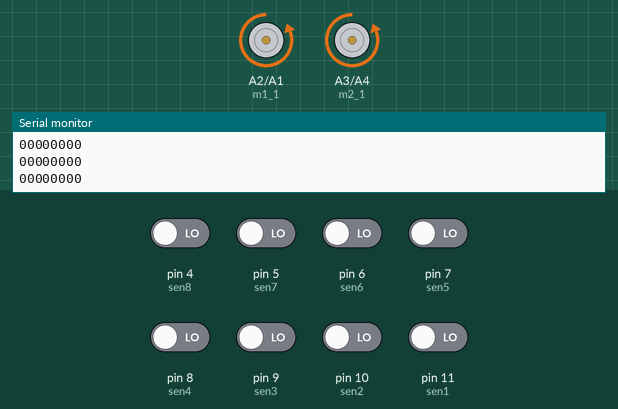
Bench run of a sketch on a simulated Arduino Uno, built with avr-gcc and run on an emulated ATmega328P. Parts: motor-driver pin pairs drawn as motors (green arrow = first pin HIGH = forward, orange = second pin HIGH = backward, longer = more drive, scaled by the enable pin), the last lines printed to the serial monitor. The inputs (shaded band) are chosen by the test bench; at power-on: pin 4 (sen8), pin 5 (sen7), pin 6 (sen6), pin 7 (sen5), pin 8 (sen4), pin 9 (sen3), pin 10 (sen2), pin 11 (sen1) LOW.

Above: at 1.2 s.
1.3 s: pin 4 (sen8) driven HIGH
At 1.6 s:
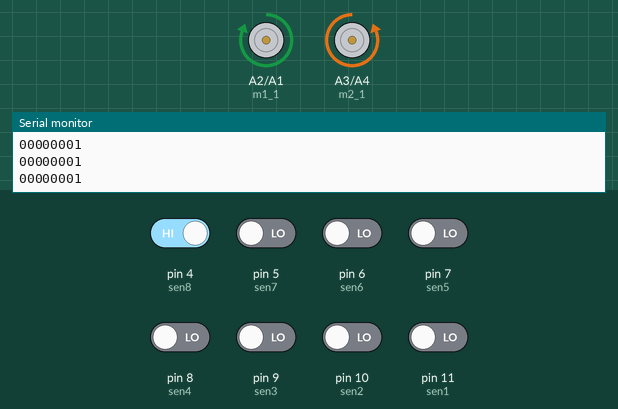
2.8 s: pin 4 (sen8) driven LOW
At 3.8 s:
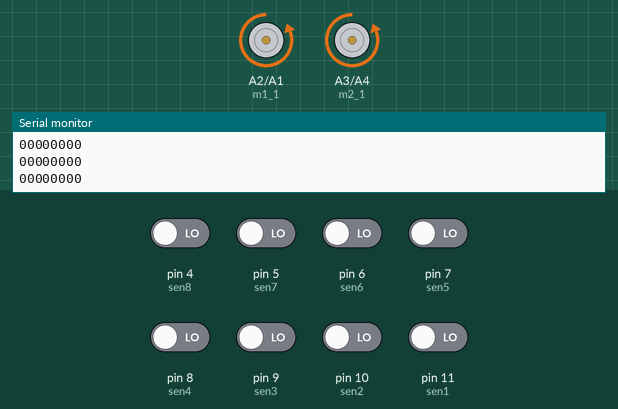
4.3 s: pin 8 (sen4) driven HIGH
At 4.9 s:
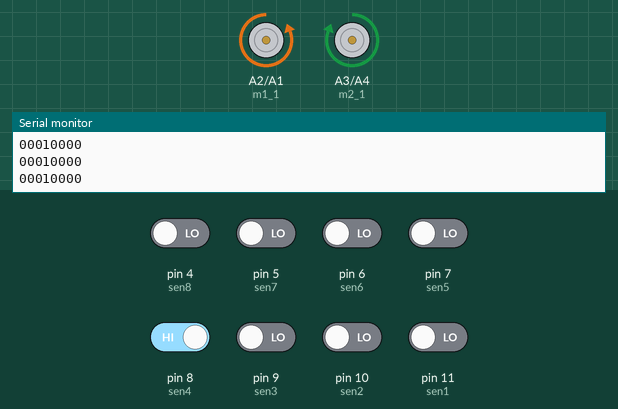
5.8 s: pin 8 (sen4) driven LOW
At 7.1 s:
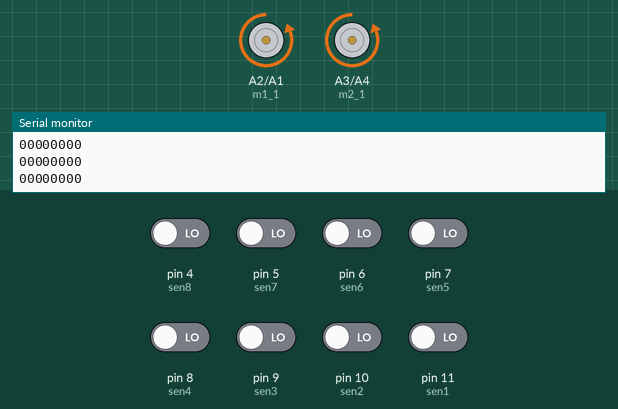
Timing chart, 0 to 8.3 s (numbered marks = the images above; inputs shaded):
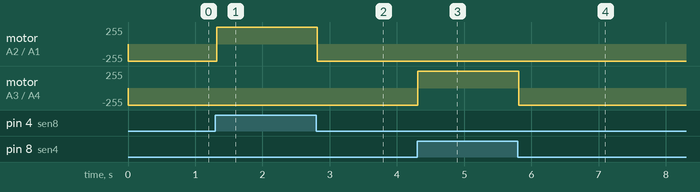

The sketch:

line.ino
```cpp
#define sen1 11
#define sen2 10
#define sen3 9
#define sen4 8
#define sen5 7
#define sen6 6
#define sen7 5
#define sen8 4
#define en1 A0
#define en2 A5
#define m1_1 A2
#define m1_2 A1
#define m2_1 A3
#define m2_2 A4


void setup() {
pinMode(sen1,INPUT);
pinMode(sen2,INPUT);
pinMode(sen3,INPUT);
pinMode(sen4,INPUT);
pinMode(sen5,INPUT);
pinMode(sen6,INPUT);
pinMode(sen7,INPUT);
pinMode(sen8,INPUT);
pinMode(en1,OUTPUT);
pinMode(en2,OUTPUT);
pinMode(m1_1,OUTPUT);
pinMode(m1_2,OUTPUT);
pinMode(m2_1,OUTPUT);
pinMode(m2_2,OUTPUT);
digitalWrite(en1,HIGH);
digitalWrite(en2,HIGH);
Serial.begin(9600);

}

void loop() {
 int sensor_value1,sensor_value2,sensor_value3,sensor_value4,sensor_value5,sensor_value6,sensor_value7,sensor_value8;
 sensor_value1=digitalRead(sen1);
 sensor_value2=digitalRead(sen2);
 sensor_value3=digitalRead(sen3);
 sensor_value4=digitalRead(sen4);
 sensor_value5=digitalRead(sen5);
 sensor_value6=digitalRead(sen6);
 sensor_value7=digitalRead(sen7);
 sensor_value8=digitalRead(sen8);
 Serial.print(sensor_value1);
 Serial.print(sensor_value2);
 Serial.print(sensor_value3);
 Serial.print(sensor_value4);
 Serial.print(sensor_value5);
 Serial.print(sensor_value6);
 Serial.print(sensor_value7);
 Serial.print(sensor_value8);
 Serial.print("\n");
 int leftsum,rightsum;
 rightsum=sensor_value1+sensor_value2+sensor_value3+sensor_value4;
 leftsum=sensor_value5+sensor_value6+sensor_value7+sensor_value8;

 if(leftsum==rightsum && leftsum+rightsum!=8)
 {
   digitalWrite(m1_1,LOW);
   digitalWrite(m1_2,HIGH);
   digitalWrite(m2_1,LOW);
   digitalWrite(m2_2,HIGH);

 }

  else if(leftsum>rightsum)
 {
   digitalWrite(m1_1,HIGH);
   digitalWrite(m1_2,LOW);
   digitalWrite(m2_1,LOW);
   digitalWrite(m2_2,HIGH);

 }

  else if(rightsum>leftsum)
 {
   digitalWrite(m1_1,LOW);
   digitalWrite(m1_2,HIGH);
   digitalWrite(m2_1,HIGH);
   digitalWrite(m2_2,LOW);

 }

  else
 {
   digitalWrite(m1_1,LOW);
   digitalWrite(m1_2,LOW);
   digitalWrite(m2_1,LOW);
   digitalWrite(m2_2,LOW);

 }


}
```

Measured:
- after the input at 1.3 s, motor on A2 (m1_1) / A1 (m1_2): backward 255/255 → forward 255/255 at once
- after the input at 2.8 s, motor on A2 (m1_1) / A1 (m1_2): forward 255/255 → backward 255/255 at once
- after the input at 4.3 s, motor on A3 (m2_1) / A4 (m2_2): backward 255/255 → forward 255/255 at once
- after the input at 5.8 s, motor on A3 (m2_1) / A4 (m2_2): forward 255/255 → backward 255/255 at once
